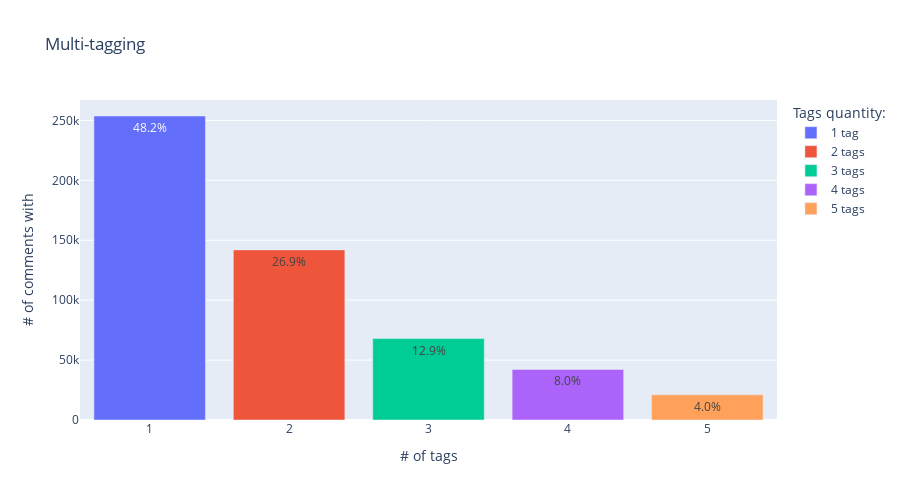

The notebook cell saved with this chart:
### Markdown cell above
### Multi-tags

### Code cell
#Multi-tagging count plot
x=df_temp.loc[:,target_category][df_temp.loc[:,target_category]>0].count(axis=1).value_counts()[1:]
prc=(x/(x.sum())*100).round(1).astype(float).astype(str)+'%'
fig = px.bar(df_temp,x=x.index.astype('str'),y=x.values, color=x.index.astype('str')+([' tag']+4*[' tags']),height=500, text=prc,\
             title='Multi-tagging',labels={"y": "# of comments with","x":"# of tags","text":"Part","color":"Tags quantity:"})
fig.update_layout(showlegend=True)
fig.show()

### Figure 1 — Plotly figure (JSON) as saved in the notebook; plotly's stock layout.template omitted (floating-point values rounded to 4 significant figures)
{"data": [{"alignmentgroup": "True", "hovertemplate": "Tags quantity:=1 tag<br># of tags=%{x}<br># of comments with=%{y}<br>Part=%{text}<extra></extra>", "legendgroup": "1 tag", "marker": {"color": "#636efa", "pattern": {"shape": ""}}, "name": "1 tag", "offsetgroup": "1 tag", "orientation": "v", "showlegend": true, "text": ["48.2%"], "textposition": "auto", "type": "bar", "x": ["1"], "xaxis": "x", "y": [253689], "yaxis": "y"}, {"alignmentgroup": "True", "hovertemplate": "Tags quantity:=2 tags<br># of tags=%{x}<br># of comments with=%{y}<br>Part=%{text}<extra></extra>", "legendgroup": "2 tags", "marker": {"color": "#EF553B", "pattern": {"shape": ""}}, "name": "2 tags", "offsetgroup": "2 tags", "orientation": "v", "showlegend": true, "text": ["26.9%"], "textposition": "auto", "type": "bar", "x": ["2"], "xaxis": "x", "y": [141948], "yaxis": "y"}, {"alignmentgroup": "True", "hovertemplate": "Tags quantity:=3 tags<br># of tags=%{x}<br># of comments with=%{y}<br>Part=%{text}<extra></extra>", "legendgroup": "3 tags", "marker": {"color": "#00cc96", "pattern": {"shape": ""}}, "name": "3 tags", "offsetgroup": "3 tags", "orientation": "v", "showlegend": true, "text": ["12.9%"], "textposition": "auto", "type": "bar", "x": ["3"], "xaxis": "x", "y": [67918], "yaxis": "y"}, {"alignmentgroup": "True", "hovertemplate": "Tags quantity:=4 tags<br># of tags=%{x}<br># of comments with=%{y}<br>Part=%{text}<extra></extra>", "legendgroup": "4 tags", "marker": {"color": "#ab63fa", "pattern": {"shape": ""}}, "name": "4 tags", "offsetgroup": "4 tags", "orientation": "v", "showlegend": true, "text": ["8.0%"], "textposition": "auto", "type": "bar", "x": ["4"], "xaxis": "x", "y": [42202], "yaxis": "y"}, {"alignmentgroup": "True", "hovertemplate": "Tags quantity:=5 tags<br># of tags=%{x}<br># of comments with=%{y}<br>Part=%{text}<extra></extra>", "legendgroup": "5 tags", "marker": {"color": "#FFA15A", "pattern": {"shape": ""}}, "name": "5 tags", "offsetgroup": "5 tags", "orientation": "v", "showlegend": true, "text": ["4.0%"], "textposition": "auto", "type": "bar", "x": ["5"], "xaxis": "x", "y": [21051], "yaxis": "y"}], "layout": {"barmode": "relative", "height": 500, "legend": {"title": {"text": "Tags quantity:"}, "tracegroupgap": 0}, "showlegend": true, "title": {"text": "Multi-tagging"}, "xaxis": {"anchor": "y", "domain": [0, 1], "title": {"text": "# of tags"}}, "yaxis": {"anchor": "x", "domain": [0, 1], "title": {"text": "# of comments with"}}}}
